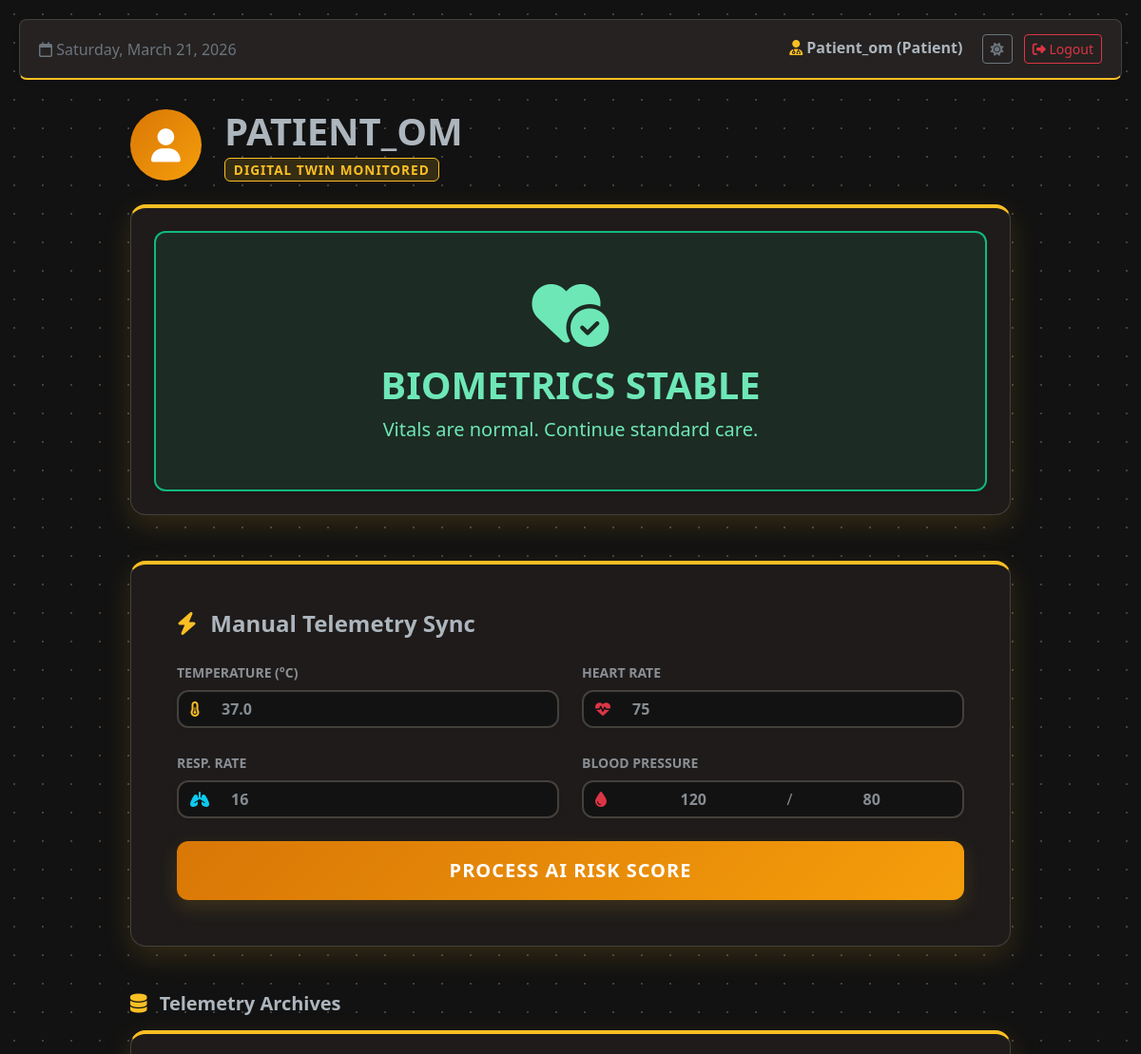
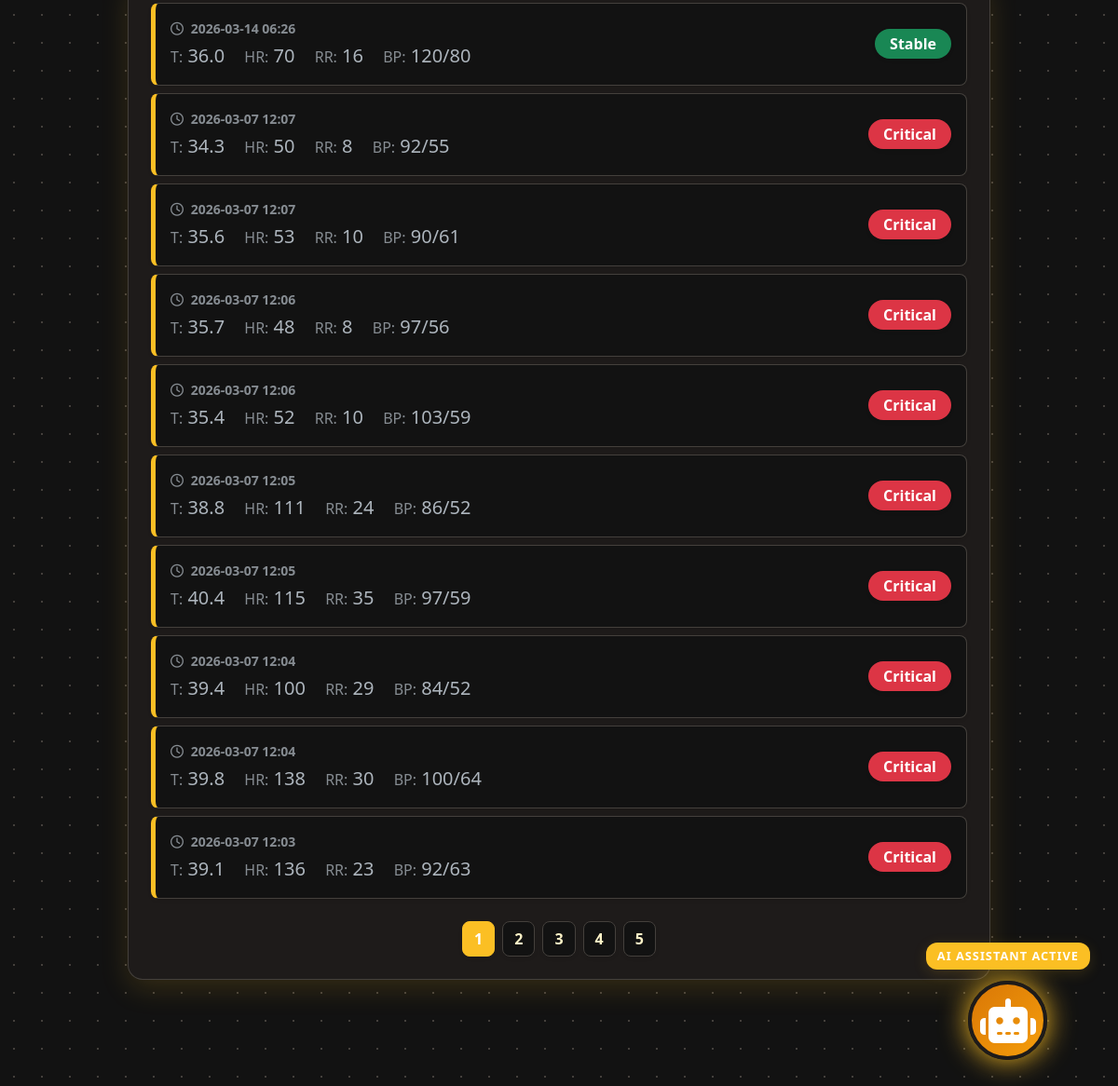
Page /patient_dashboard (signed in) on the earlier database version (2 pictures, top to bottom).
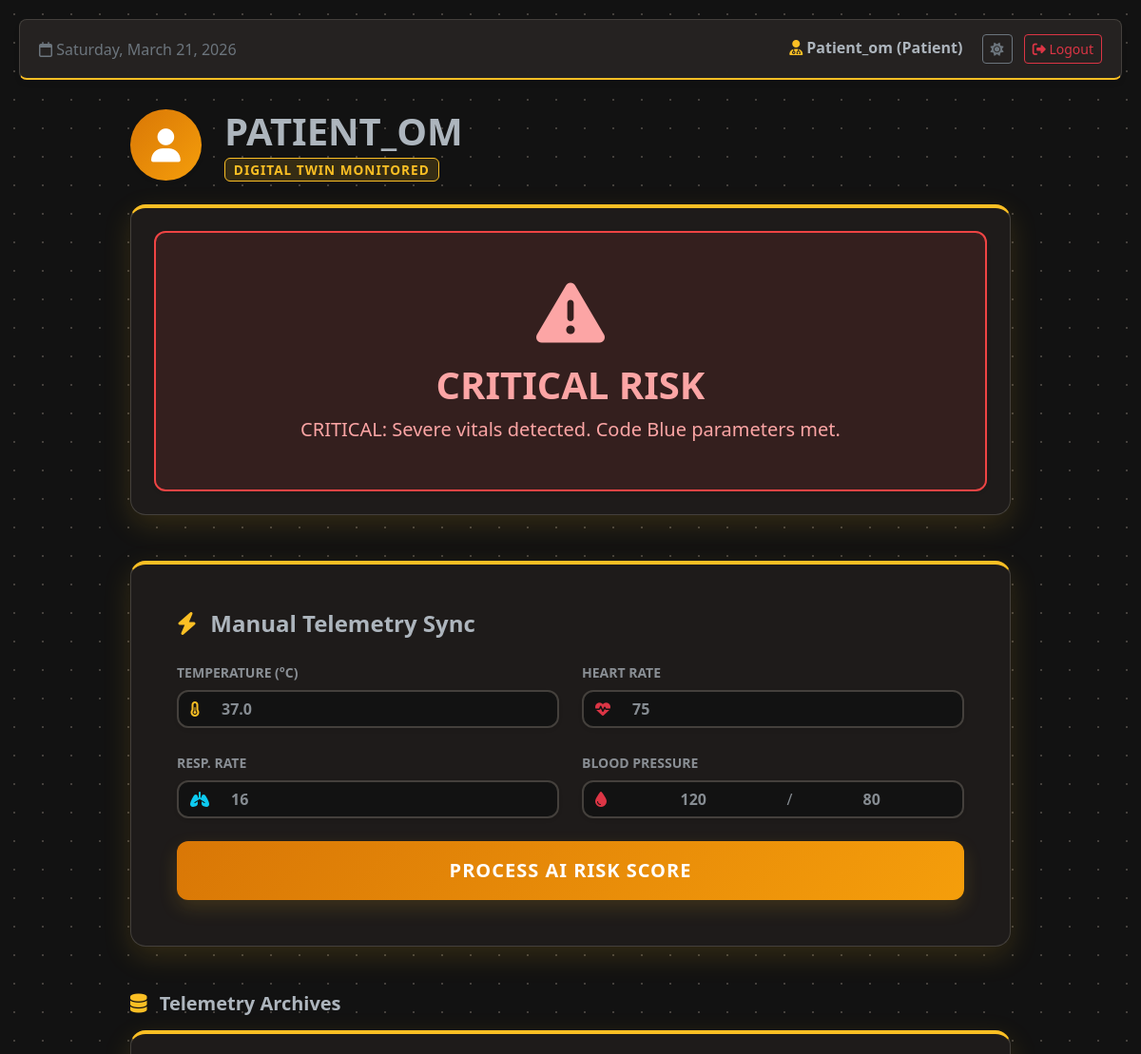
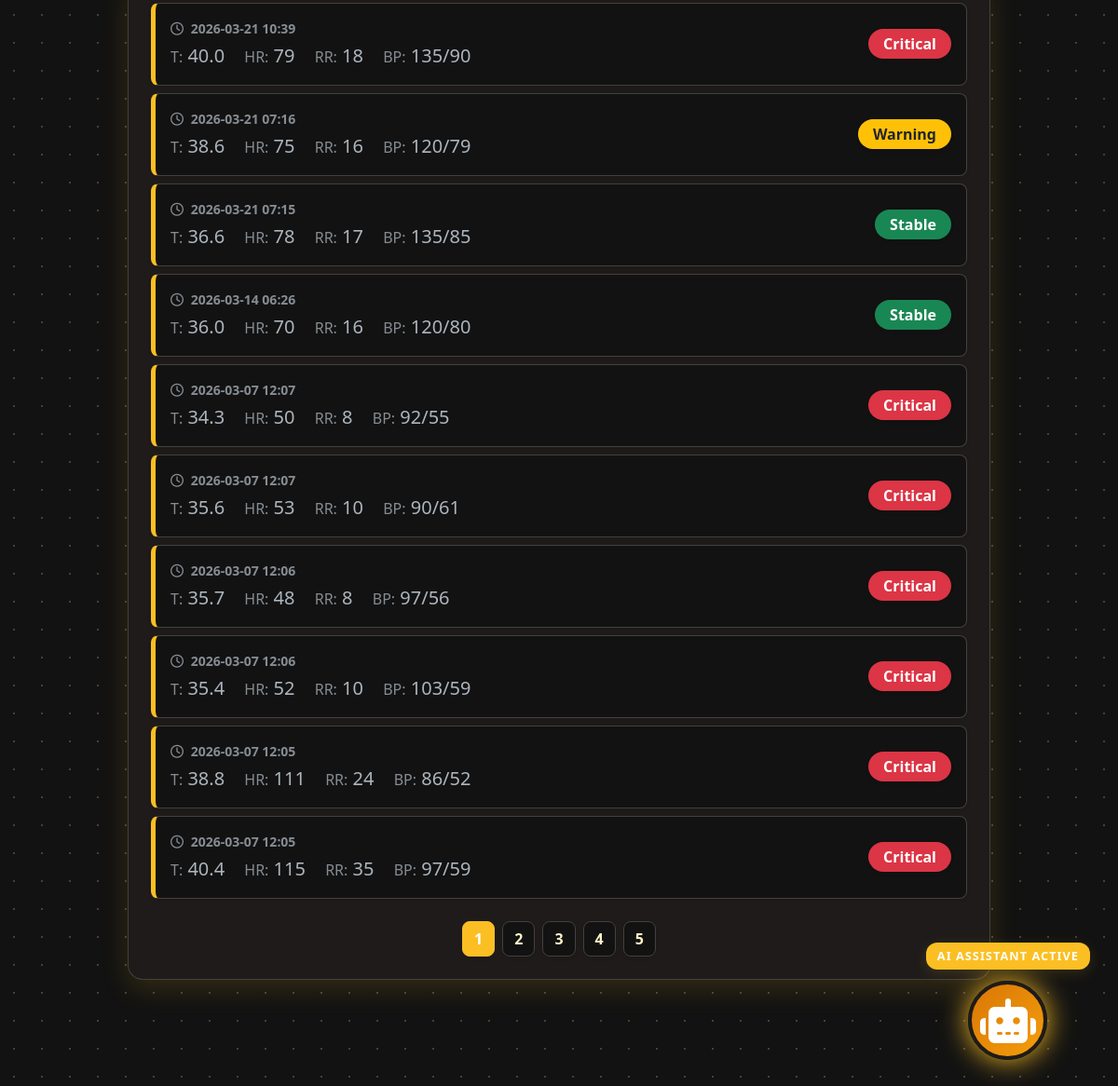
Same page on the later database version (2 pictures, top to bottom).
### models.py (models this page shows)
class User(UserMixin, db.Model):
    id = db.Column(db.Integer, primary_key=True)
    username = db.Column(db.String(100), unique=True, nullable=False)
    email = db.Column(db.String(120), unique=True, nullable=True)
    password = db.Column(db.String(100), nullable=False)
    role = db.Column(db.String(20), nullable=False, default="patient")
    age = db.Column(db.Integer, nullable=True)
    gender = db.Column(db.String(20), nullable=True)
    blood_group = db.Column(db.String(10), nullable=True)
    contact = db.Column(db.String(20), nullable=True)
    emp_id = db.Column(db.String(50), nullable=True)
    department = db.Column(db.String(50), nullable=True)
    entries = db.relationship("Entry", backref="author", lazy=True)

class Entry(db.Model):
    id = db.Column(db.Integer, primary_key=True)
    user_id = db.Column(db.Integer, db.ForeignKey("user.id"), nullable=True)
    name = db.Column(db.String(100), nullable=False)
    temp = db.Column(db.Float, nullable=False)
    hr = db.Column(db.Integer, nullable=False)
    rr = db.Column(db.Integer, nullable=False)
    sys_bp = db.Column(db.Integer, nullable=True)
    dia_bp = db.Column(db.Integer, nullable=True)
    status = db.Column(db.String(20), nullable=False)
    advice = db.Column(db.String(200), nullable=True)
    timestamp = db.Column(db.DateTime, default=datetime.utcnow)

### app.py (the view)
@app.route("/patient_dashboard")
@login_required
def patient_dashboard():
    if current_user.role != "patient":
        return redirect(url_for("home"))
    my_entries = (
        Entry.query.filter_by(user_id=current_user.id)
        .order_by(Entry.timestamp.desc())
        .all()
    )
    current_status = my_entries[0].status if my_entries else "Unknown"
    latest_advice = my_entries[0].advice if my_entries else "No data logged yet."
    return render_template(
        "patient_home.html",
        entries=my_entries,
        status=current_status,
        advice=latest_advice,
    )

### app.py (called while the page is built)
@login_manager.user_loader
def load_user(user_id):
    return db.session.get(User, int(user_id))

### templates/patient_home.html (shortened to what this page needs)
{% extends "base.html" %} {% block content %}
<div class="container mt-4 mb-5">
  <div class="row mb-4">
    <div class="col-lg-10 mx-auto">
      <div class="d-flex align-items-center">
        <div
          class="rounded-circle d-flex justify-content-center align-items-center me-4 shadow-sm"
          style="
            width: 75px;
            height: 75px;
            background: var(--bot-bg);
            color: white;
            font-size: 2.2rem;
          "
        >
          <i class="fa-solid fa-user"></i>
        </div>
        <div>
          <h1 class="fw-bold mb-0 text-body text-uppercase">
            {{ current_user.username }}
          </h1>
          <span
            class="badge mt-1"
            style="
              background: var(--accent-glow);
              color: var(--vm-accent);
              font-weight: 800;
              letter-spacing: 1px;
              border: 1px solid var(--vm-accent);
              font-size: 0.85rem;
            "
          >
            DIGITAL TWIN MONITORED
          </span>
        </div>
      </div>
    </div>
  </div>
  <div class="row mb-5">
    <div class="col-lg-10 mx-auto">
      <div class="yellow-card p-4 text-center">
        {% if status == 'High' or status == 'Critical' %}
        <div class="status-box status-critical shadow-sm">
          <i class="fa-solid fa-triangle-exclamation display-2 mb-3"></i>
          <h1 class="fw-bold mb-2">CRITICAL RISK</h1>
          <p class="fs-5 mb-0 fw-medium">{{ advice }}</p>
        </div>
        {% elif status == 'Warning' %}
        <div class="status-box status-warning shadow-sm">
          <i class="fa-solid fa-notes-medical display-2 mb-3"></i>
          <h1 class="fw-bold mb-2">ATTENTION ADVISED</h1>
          <p class="fs-5 mb-0 fw-medium">{{ advice }}</p>
        </div>
        {% elif status == 'Stable' %}
        <div class="status-box status-stable shadow-sm">
          <i class="fa-solid fa-heart-circle-check display-2 mb-3"></i>
          <h1 class="fw-bold mb-2">BIOMETRICS STABLE</h1>
          <p class="fs-5 mb-0 fw-medium">{{ advice }}</p>
        </div>
        {% endif %}
      </div>
    </div>
  </div>
  <div class="row mb-5">
    <div class="col-lg-10 mx-auto">
      <div class="yellow-card p-4 p-md-5">
        <h4 class="fw-bold mb-4 text-body">
          <i class="fa-solid fa-bolt me-2" style="color: var(--vm-accent)"></i>
          Manual Telemetry Sync
        </h4>
        <form method="POST" action="/add_vitals">
          <div class="row g-4 mb-4">
            <div class="col-md-6">
              <label class="form-label fw-bold text-muted small text-uppercase"
                >Temperature (°C)</label
              >
              <div class="input-group yellow-input-group shadow-sm">
                <span class="input-group-text"
                  ><i class="fa-solid fa-temperature-half"></i
                ></span>
                <input
                  type="number"
                  step="0.1"
                  name="temperature"
                  class="form-control"
                  placeholder="37.0"
                  required
                />
              </div>
            </div>
            <div class="col-md-6">
              <label class="form-label fw-bold text-muted small text-uppercase"
                >Heart Rate</label
              >
              <div class="input-group yellow-input-group shadow-sm">
                <span class="input-group-text"
                  ><i class="fa-solid fa-heart-pulse text-danger"></i
                ></span>
                <input
                  type="number"
                  name="heart_rate"
                  class="form-control"
                  placeholder="75"
                  required
                />
              </div>
            </div>
            <div class="col-md-6">
              <label class="form-label fw-bold text-muted small text-uppercase"
                >Resp. Rate</label
              >
              <div class="input-group yellow-input-group shadow-sm">
                <span class="input-group-text"
                  ><i class="fa-solid fa-lungs text-info"></i
                ></span>
                <input
                  type="number"
                  name="resp_rate"
                  class="form-control"
                  placeholder="16"
                  required
                />
              </div>
            </div>
            <div class="col-md-6">
              <label class="form-label fw-bold text-muted small text-uppercase"
                >Blood Pressure</label
              >
              <div class="input-group yellow-input-group shadow-sm">
                <span class="input-group-text"
                  ><i class="fa-solid fa-droplet text-danger"></i
                ></span>
                <input
                  type="number"
                  name="sys_bp"
                  class="form-control text-center"
                  placeholder="120"
                  required
                />
                <span class="input-group-text border-0 px-1 text-muted">/</span>
                <input
                  type="number"
                  name="dia_bp"
                  class="form-control text-center"
                  placeholder="80"
                  required
                />
              </div>
            </div>
          </div>
          <button type="submit" class="btn btn-yellow w-100 fs-5">
            Process AI Risk Score
          </button>
        </form>
      </div>
    </div>
  </div>
  <div class="row mb-5 pb-5">
    <div class="col-lg-10 mx-auto">
      <h5 class="fw-bold mb-3 text-body">
        <i
          class="fa-solid fa-database me-2"
          style="color: var(--vm-accent)"
        ></i>
        Telemetry Archives
      </h5>
      <div class="yellow-card p-4">
        <div id="historyContainer" class="d-flex flex-column gap-2">
          {% for entry in entries %} {% set badge_color = 'bg-success' %} {% if
          entry.status == 'High' or entry.status == 'Critical' %}{% set
          badge_color = 'bg-danger' %}{% endif %} {% if entry.status ==
          'Warning' %}{% set badge_color = 'bg-warning text-dark' %}{% endif %}
          <div
            class="history-entry p-3 d-none flex-column flex-md-row justify-content-between align-items-md-center shadow-sm"
          >
            <div>
              <div class="text-muted small fw-bold mb-1">
                <i class="fa-regular fa-clock me-1"></i> {{
                entry.timestamp.strftime('%Y-%m-%d %H:%M') }}
              </div>
              <div class="fs-5 fw-medium text-body">
                <span class="me-3"
                  ><span class="text-muted fs-6">T:</span> {{ entry.temp
                  }}</span
                >
                <span class="me-3"
                  ><span class="text-muted fs-6">HR:</span> {{ entry.hr }}</span
                >
                <span class="me-3"
                  ><span class="text-muted fs-6">RR:</span> {{ entry.rr }}</span
                >
                <span
                  ><span class="text-muted fs-6">BP:</span> {{ entry.sys_bp
                  }}/{{ entry.dia_bp }}</span
                >
              </div>
            </div>
            <div class="mt-2 mt-md-0">
              <span
                class="badge {{ badge_color }} fs-6 px-3 py-2 rounded-pill shadow-sm"
                >{{ entry.status }}</span
              >
            </div>
          </div>
          {% endfor %}
        </div>
        <div
          class="d-flex justify-content-center mt-4 gap-2 pagination-controls"
          id="paginationControls"
        ></div>
      </div>
    </div>
  </div>
</div>
<div class="vitalbot-container">
  <div class="vitalbot-badge">AI ASSISTANT ACTIVE</div>
  <div
    class="ai-bot-btn-extreme"
    data-bs-toggle="collapse"
    data-bs-target="#chatBox"
  >
    <i class="fa-solid fa-robot fa-3x text-white"></i>
  </div>
</div>
{% endblock %}

### templates/base.html (shortened to what this page needs)
<!doctype html>
<html lang="en" data-bs-theme="dark">
  <head>
    <link
      href="https://cdn.jsdelivr.net/npm/bootstrap@5.3.0/dist/css/bootstrap.min.css"
      rel="stylesheet"
    />
    <link
      rel="stylesheet"
      href="https://cdnjs.cloudflare.com/ajax/libs/font-awesome/6.4.0/css/all.min.css"
    />
    <link
      rel="stylesheet"
      href="https://cdn.datatables.net/1.13.6/css/dataTables.bootstrap5.min.css"
    />
  </head>
  <body>
    <div
      class="main-content"
    >
      {% if current_user.is_authenticated %}
      <div class="top-navbar">
        <div class="text-secondary">
          <i class="fa-regular fa-calendar"></i> <span id="currentDate"></span>
        </div>
        <div>
          <span class="fw-bold me-3 text-body">
            <i
              class="fa-solid fa-user-doctor"
              style="color: var(--vm-accent)"
            ></i>
            {{ current_user.username | capitalize }} ({{ current_user.role |
            capitalize }})
          </span>
          <button
            id="theme-toggle"
            class="btn btn-sm btn-outline-secondary me-2"
          >
            <i id="theme-icon" class="fa-solid fa-moon"></i>
          </button>
          <a
            href="{{ url_for('logout') }}"
            class="btn btn-sm btn-outline-danger"
            ><i class="fa-solid fa-right-from-bracket"></i> Logout</a
          >
        </div>
      </div>
      {% endif %}  {% block content %}{% endblock %}
    </div>
  </body>
</html>

### templates/base.html (style rules this page uses)
:root { --vm-bg: #f4f7f6; --vm-sidebar-bg: #1d2b36; --vm-sidebar-border: #2c3e50; --vm-card-bg: #ffffff; --vm-card-border: #e3e6f0; --vm-text-main: #5a5c69; --vm-text-muted: #858796; --vm-topbar-bg: #ffffff; --vm-grid-line: #e9ecef; --vm-organ-base: #e9ecef; --vm-organ-stroke: #ced4da; --vm-accent: #4db8ff; }
[data-bs-theme="dark"] { --vm-bg: #0f172a; --vm-sidebar-bg: #020617; --vm-sidebar-border: #1e293b; --vm-card-bg: #1e293b; --vm-card-border: #334155; --vm-text-main: #e2e8f0; --vm-text-muted: #94a3b8; --vm-topbar-bg: #1e293b; --vm-grid-line: #1e293b; --vm-organ-base: #334155; --vm-organ-stroke: #475569; --vm-accent: #38bdf8; }
body { background-color: var(--vm-bg); font-family: "Segoe UI", Tahoma, Geneva, Verdana, sans-serif; overflow-x: hidden; color: var(--vm-text-main); transition: background-color 0.3s, color 0.3s; }
.main-content { margin-left: 250px; padding: 20px; min-height: 100vh; }
.top-navbar { background-color: var(--vm-topbar-bg); border-radius: 8px; padding: 15px 20px; border: 1px solid var(--vm-card-border); box-shadow: 0 4px 6px -1px rgba(0, 0, 0, 0.1); margin-bottom: 30px; display: flex; justify-content: space-between; align-items: center; transition: background-color 0.3s; }
.form-control { background-color: var(--vm-bg); border: 1px solid var(--vm-card-border); color: var(--vm-text-main); }

### templates/patient_home.html (style rules this page uses)
.main-content { margin-left: 0 !important; }
:root, [data-bs-theme="light"] { --vm-bg: #fffbeb; --vm-topbar-bg: rgba( 253, 230, 138, 0.9 ); --vm-card-bg: #ffffff; --vm-card-border: #fde68a; --vm-text-main: #451a03; --vm-text-muted: #92400e; --vm-accent: #f59e0b; --accent-glow: rgba(245, 158, 11, 0.2); --bot-bg: linear-gradient(135deg, #f59e0b, #fbbf24); --vm-watermark: #290b00; }
[data-bs-theme="dark"] { --vm-bg: #121212; --vm-topbar-bg: rgba(41, 37, 36, 0.9); --vm-card-bg: #1e1b1a; --vm-card-border: #44403c; --vm-text-main: #fef3c7; --vm-text-muted: #a8a29e; --vm-accent: #fbbf24; --accent-glow: rgba(251, 191, 36, 0.15); --bot-bg: linear-gradient(135deg, #d97706, #f59e0b); --vm-watermark: #fef08a; }
body { background-image: radial-gradient( var(--vm-card-border) 1.5px, transparent 1.5px ); background-size: 30px 30px; background-color: var(--vm-bg); }
.top-navbar { backdrop-filter: blur(10px); -webkit-backdrop-filter: blur(10px); border-bottom: 2px solid var(--vm-accent) !important; }
.container { position: relative; z-index: 10; }
.yellow-card { background: var(--vm-card-bg); border: 1px solid var(--vm-card-border); border-top: 4px solid var(--vm-accent); border-radius: 1rem; box-shadow: 0 10px 30px var(--accent-glow); transition: background-color 0.3s, border-color 0.3s; position: relative; overflow: hidden; }
.status-box { border-radius: 0.75rem; padding: 3rem 2rem; position: relative; overflow: hidden; }
.status-critical { background: #fee2e2; color: #991b1b; border: 2px solid #ef4444; }
[data-bs-theme="dark"] .status-critical { background: rgba(239, 68, 68, 0.1); color: #fca5a5; }
.yellow-input-group { border: 2px solid var(--vm-card-border); border-radius: 0.75rem; overflow: hidden; transition: 0.3s; background: var(--vm-bg); }
.yellow-input-group .input-group-text { background: transparent; border: none; color: var(--vm-accent); }
.yellow-input-group .form-control { background: transparent; border: none; color: var(--vm-text-main); font-weight: 600; }
.btn-yellow { background: var(--bot-bg); border: none; color: #fff !important; font-weight: 800; text-transform: uppercase; letter-spacing: 1px; padding: 1rem; border-radius: 0.75rem; box-shadow: 0 8px 20px var(--accent-glow); transition: 0.3s; }
.history-entry { background: var(--vm-bg); border: 1px solid var(--vm-card-border); border-left: 5px solid var(--vm-accent); border-radius: 0.5rem; transition: 0.2s; }
.vitalbot-container { position: fixed; bottom: 30px; right: 30px; z-index: 1050; display: flex; flex-direction: column; align-items: center; }
.vitalbot-badge { background: var(--vm-accent); color: white; font-size: 0.8rem; font-weight: 900; letter-spacing: 1px; padding: 5px 12px; border-radius: 12px; margin-bottom: 12px; box-shadow: 0 4px 15px var(--accent-glow); animation: bounce 2s infinite; }
.ai-bot-btn-extreme { width: 85px; height: 85px; background: var(--bot-bg); border: 4px solid var(--vm-card-bg); border-radius: 50%; display: flex; justify-content: center; align-items: center; box-shadow: 0 0 30px var(--vm-accent); animation: botGlow 2s infinite alternate; cursor: pointer; transition: 0.3s; }

Differences in the rows shown:
no longer on this page (row unchanged): Entry: timestamp "2026-03-07 12:04", temp "39.4", hr "100", rr "29", sys_bp "84", dia_bp "52", status "Critical"
no longer on this page (row unchanged): Entry: timestamp "2026-03-07 12:04", temp "39.8", hr "138", rr "30", sys_bp "100", dia_bp "64", status "Critical"
no longer on this page (row unchanged): Entry: timestamp "2026-03-07 12:03", temp "39.1", hr "136", rr "23", sys_bp "92", dia_bp "63", status "Critical"
added Entry: advice "CRITICAL: Severe vitals detected. Code Blue parameters met.", timestamp "2026-03-21 10:39", temp "40.0", hr "79", rr "18", sys_bp "135", dia_bp "90", status "Critical"
added Entry: timestamp "2026-03-21 07:16", temp "38.6", hr "75", rr "16", sys_bp "120", dia_bp "79", status "Warning"
added Entry: timestamp "2026-03-21 07:15", temp "36.6", hr "78", rr "17", sys_bp "135", dia_bp "85", status "Stable"
shown differently, row unchanged: Entry (number 4 of 10 on the later page): advice "Vitals are normal. Continue standard care." → (not shown)
Other differences:
text no longer shown: "BIOMETRICS STABLE"
text now shown: "CRITICAL RISK"
